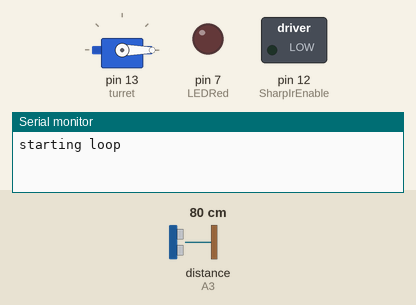
Recording of a sketch running on a simulated Arduino Uno, built with avr-gcc and run on an emulated ATmega328P. Parts: servo, switched loads named in the sketch (green lamp = pin HIGH), output pins drawn as LEDs (lit = HIGH), the last lines printed to the serial monitor. The test bench sets the inputs (shaded band); at power-on: distance to the obstacle (sensor on A3) 80 cm.

Above: at 0.05 s.
At 2.4 s:
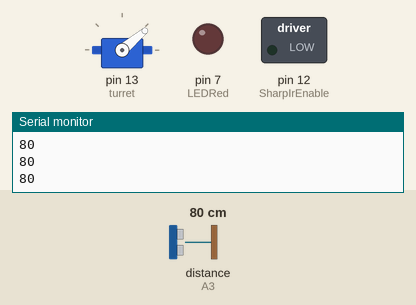
At 4.8 s:
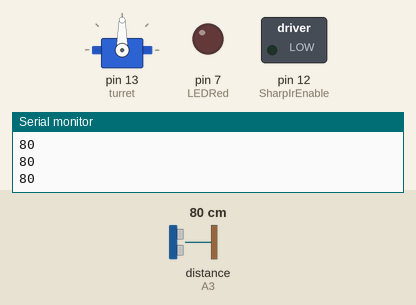
At 9.55 s:
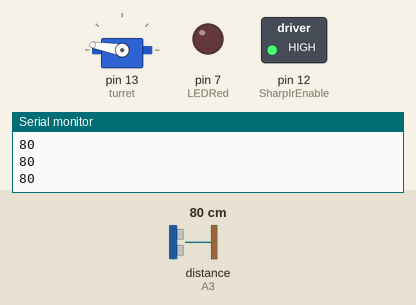
Timing chart, 0 to 12.5 s (numbered marks = the images above):
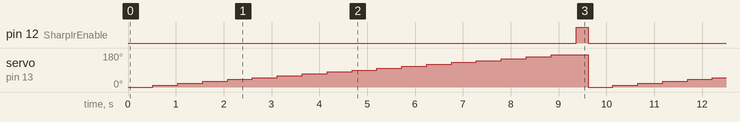

The sketch:

Core.ino
```cpp
/*
Author:    William Hogg
Description:
            This is a core proram for features that span all instances
            of my robot control work on the CS26410 robot

*/
//included librarys
#include <SharpIR.h>
#include <NewPing.h>
#include <Servo.h>

//analog pin definitions
#define LDRLeft         A0
#define LDRCenter       A1
#define LDRRight        A2
#define LDRTop          A4
#define SharpIr         A3

//digital pin definitions
#define SerialRx        0
#define SerialTx        1
#define IrRx            2
#define IrTx            3
#define PB1             4
#define Dright          5
#define Dleft           6
#define LEDRed          7
#define Ping1           8
#define Ping2           9
#define Ping3           10
#define Ping4           11
#define SharpIrEnable   12
#define turret          13

//calibration values
#define DrightStop      67
#define DleftStop       83
#define TurretCenter    84

//app control deffinition
#define Forward         48
#define Backward	49
#define Turret_Left	50
#define Turret_Right	51
#define Pivot_Left	52
#define Pivot_Right	53
#define Stop	        54
#define Function_1	55
#define Function_2	56
#define Function_3      57

//object instantition
Servo Driveleft;
Servo Driveright;
Servo Turret;
SharpIR IRRangeFinder(SharpIr, 25, 93, 20150);
NewPing sonar1(Ping1, Ping1, 200);
NewPing sonar2(Ping2, Ping2, 200);
NewPing sonar3(Ping3, Ping3, 200);
NewPing sonar4(Ping4, Ping4, 200);
SharpIR dist_sensor(SharpIr, 25, 93, 20150);

/*
void remote(int val) {
  switch (val) {
      case Forward:
          //move forward
          motorBasic(1);
          break;
      case Backward:
          //move backwards
          motorBasic(1);
          break;
      case Turret_Left:
          //move turret left
          break;
      case Turret_Right:
          //move Turret right
          break;
      case Pivot_Left:
          //pivot robot left
          motorBasic(2);
          break;
      case Pivot_Right:
          //pivot robot right
          motorBasic(3);
          break;
      case Stop:
          //stop robot
          motorBasic(0);
          break;
      case Function_1:
          //implement function 1
          break;
      case Function_2:
          //implement function 2
          break;
      case Function_3:
          //implement function 2
          break;
      default:
          //stuff perhaps
          break;
  }
}
*/

void motorBasic(int dir, int drive) {
    if(dir != 0){
        Driveleft.attach(Dleft);
        Driveright.attach(Dright);
    }
  switch (dir) {
    case -1:
      //do something when var equals 1
      Driveleft.write(DleftStop - 40);
      Driveright.write(DrightStop + 40);
      break;
    case 0:
      //do something when var equals 2
      Driveleft.write(DleftStop );
      Driveright.write(DrightStop);
      break;
    case 1:
      //do something when var equals 2
      Driveleft.write(DleftStop + 40);
      Driveright.write(DrightStop - 40);
      break;
    case 2:
      //do something when var equals 2
      Driveleft.write(DleftStop);
      Driveright.write(DrightStop + 40);
      break;
    case 3:
      //do something when var equals 2
      Driveleft.write(DleftStop - 40);
      Driveright.write(DrightStop);
      break;
    default:
      // if nothing else matches, do the default
      // default is optional
      break;
      delay(drive);
      if(dir != 0){
        Driveleft.detach();
        Driveright.detach();
    }
  }
}

int turret_range(int deg){
    Turret.attach(turret);
    Turret.write(deg);
    digitalWrite(SharpIrEnable, LOW);
    delay(500);
    int turret_dist = dist_sensor.distance();
    digitalWrite(SharpIrEnable, HIGH);
    Turret.detach();
    return(turret_dist);
}


void setup() {


  Driveleft.write(DleftStop);

  Driveright.write(DrightStop);
  Turret.attach(turret);
  Turret.write(TurretCenter);

  pinMode(LDRLeft, INPUT);
  pinMode(LDRCenter, INPUT);
  pinMode(LDRRight, INPUT);
  pinMode(LDRTop, INPUT);
  pinMode(PB1,INPUT);

  pinMode(SharpIrEnable, OUTPUT);
  digitalWrite(SharpIrEnable, HIGH);
  pinMode(LEDRed, OUTPUT);

  Serial.begin(9600);


}

void loop(){
    Serial.println("starting loop");

    for(int i=0; i < 180; i=i+10){
        Serial.println(turret_range(i));
    }

delay(250);
}
```

Measured:
- by itself, pin 12 (SharpIrEnable): alternates HIGH for 0.25 s and LOW for 9.4 s
- by itself, servo on pin 13 (turret): repeats every 9.6 s: 20° 0.52 s, 30° 0.52 s, 40° 0.52 s, 50° 0.52 s, 60° 0.52 s, 70° 0.52 s, 80° 0.52 s, 90° 0.52 s, 100° 0.52 s, 110° 0.52 s, 120° 0.52 s, 130° 0.52 s, 140° 0.52 s, 150° 0.52 s, 160° 0.52 s, 170° 0.77 s, 0° 0.52 s, 10° 0.52 s
